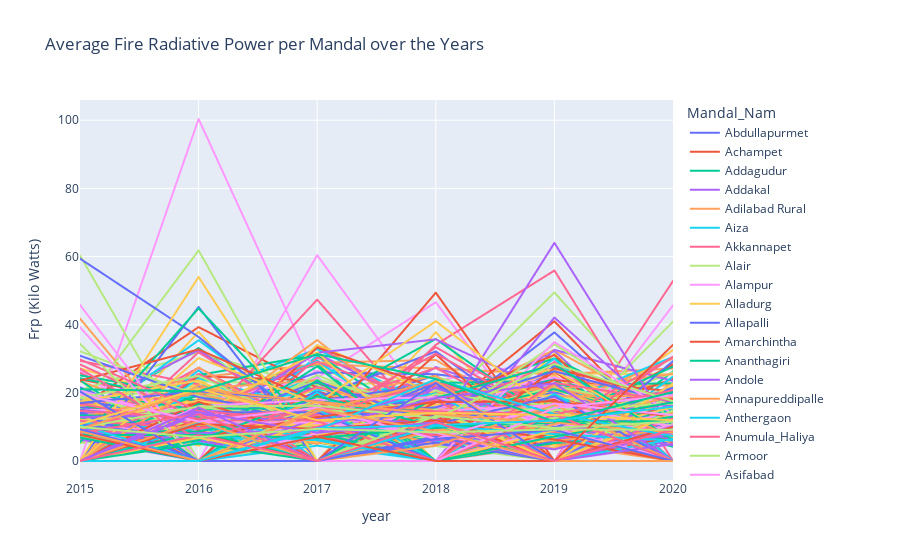
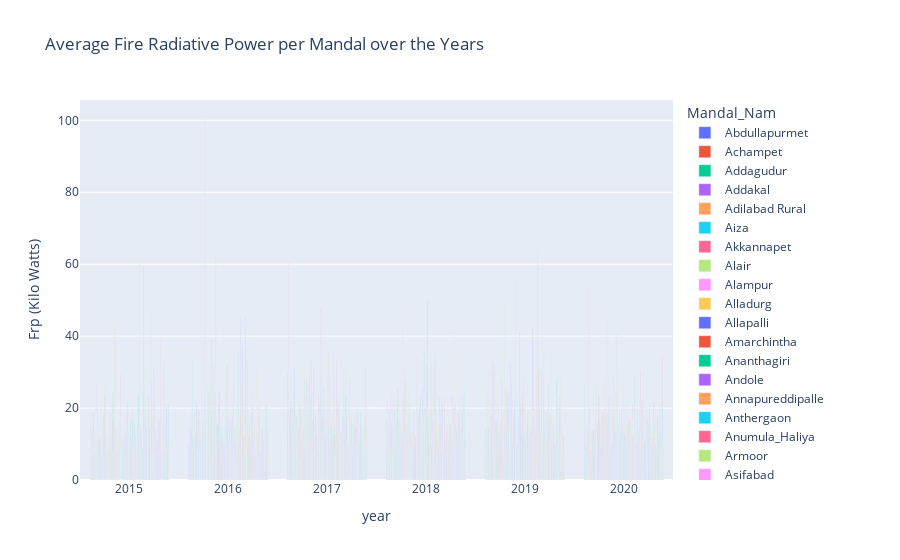

The notebook cell these images were saved under, in order:
### Code cell
fires_per_mandal = gpd.sjoin(geo_fire_data, mandal_boundaries, how="inner", op='intersects')
fires_per_mandal_count = fires_per_mandal.groupby(['Mandal_Nam', 'year',])['frp'].mean().unstack(fill_value=0).stack().reset_index()
fires_per_mandal_count['Frp (Kilo Watts)'] = fires_per_mandal_count[0]
fig = px.line(fires_per_mandal_count, x="year", y = 'Frp (Kilo Watts)', color='Mandal_Nam', title='Average Fire Radiative Power per Mandal over the Years')
fig.show()

fig = px.bar(fires_per_mandal_count, x="year", y = 'Frp (Kilo Watts)', color='Mandal_Nam', title='Average Fire Radiative Power per Mandal over the Years', barmode='group')
fig.show()
